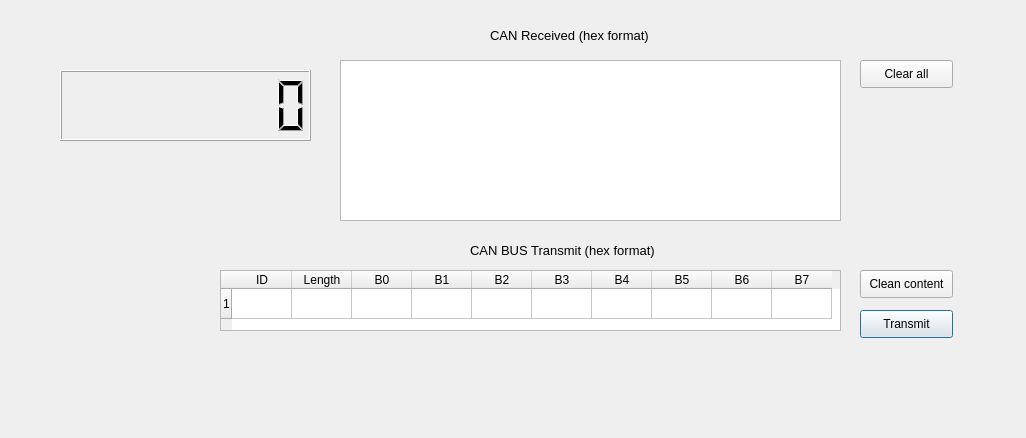
<?xml version="1.0" encoding="UTF-8"?>
<ui version="4.0">
 <class>Dialog</class>
 <widget class="QDialog" name="Dialog">
  <property name="geometry">
   <rect>
    <x>0</x>
    <y>0</y>
    <width>1026</width>
    <height>438</height>
   </rect>
  </property>
  <property name="windowTitle">
   <string>Dialog</string>
  </property>
  <property name="sizeGripEnabled">
   <bool>false</bool>
  </property>
  <widget class="QPushButton" name="button_tx0">
   <property name="geometry">
    <rect>
     <x>860</x>
     <y>310</y>
     <width>93</width>
     <height>28</height>
    </rect>
   </property>
   <property name="text">
    <string>Transmit</string>
   </property>
  </widget>
  <widget class="QTableWidget" name="table_tx">
   <property name="geometry">
    <rect>
     <x>220</x>
     <y>270</y>
     <width>621</width>
     <height>61</height>
    </rect>
   </property>
   <property name="rowCount">
    <number>1</number>
   </property>
   <property name="columnCount">
    <number>10</number>
   </property>
   <attribute name="horizontalHeaderDefaultSectionSize">
    <number>60</number>
   </attribute>
   <row/>
   <column>
    <property name="text">
     <string>ID</string>
    </property>
   </column>
   <column>
    <property name="text">
     <string>Length</string>
    </property>
   </column>
   <column>
    <property name="text">
     <string>B0</string>
    </property>
   </column>
   <column>
    <property name="text">
     <string>B1</string>
    </property>
   </column>
   <column>
    <property name="text">
     <string>B2</string>
    </property>
   </column>
   <column>
    <property name="text">
     <string>B3</string>
    </property>
   </column>
   <column>
    <property name="text">
     <string>B4</string>
    </property>
   </column>
   <column>
    <property name="text">
     <string>B5</string>
    </property>
   </column>
   <column>
    <property name="text">
     <string>B6</string>
    </property>
   </column>
   <column>
    <property name="text">
     <string>B7</string>
    </property>
   </column>
   <item row="0" column="0">
    <property name="text">
     <string/>
    </property>
   </item>
  </widget>
  <widget class="QPushButton" name="button_clr_tx">
   <property name="geometry">
    <rect>
     <x>860</x>
     <y>270</y>
     <width>93</width>
     <height>28</height>
    </rect>
   </property>
   <property name="text">
    <string>Clean content</string>
   </property>
  </widget>
  <widget class="QLabel" name="label_2">
   <property name="geometry">
    <rect>
     <x>470</x>
     <y>240</y>
     <width>311</width>
     <height>20</height>
    </rect>
   </property>
   <property name="font">
    <font>
     <pointsize>10</pointsize>
    </font>
   </property>
   <property name="text">
    <string>CAN BUS Transmit (hex format)</string>
   </property>
  </widget>
  <widget class="QLCDNumber" name="lcdNumber_sec">
   <property name="geometry">
    <rect>
     <x>60</x>
     <y>70</y>
     <width>251</width>
     <height>71</height>
    </rect>
   </property>
   <property name="digitCount">
    <number>8</number>
   </property>
  </widget>
  <widget class="QLabel" name="label_5">
   <property name="geometry">
    <rect>
     <x>490</x>
     <y>20</y>
     <width>251</width>
     <height>31</height>
    </rect>
   </property>
   <property name="font">
    <font>
     <pointsize>10</pointsize>
    </font>
   </property>
   <property name="text">
    <string>CAN Received (hex format)</string>
   </property>
  </widget>
  <widget class="QPushButton" name="button_clr_rx">
   <property name="geometry">
    <rect>
     <x>860</x>
     <y>60</y>
     <width>93</width>
     <height>28</height>
    </rect>
   </property>
   <property name="text">
    <string>Clear all</string>
   </property>
  </widget>
  <widget class="QListWidget" name="listWidget">
   <property name="geometry">
    <rect>
     <x>340</x>
     <y>60</y>
     <width>501</width>
     <height>161</height>
    </rect>
   </property>
  </widget>
 </widget>
 <resources/>
 <connections>
  <connection>
   <sender>button_clr_tx</sender>
   <signal>clicked()</signal>
   <receiver>table_tx</receiver>
   <slot>clear()</slot>
   <hints>
    <hint type="sourcelabel">
     <x>896</x>
     <y>63</y>
    </hint>
    <hint type="destinationlabel">
     <x>620</x>
     <y>345</y>
    </hint>
   </hints>
  </connection>
  <connection>
   <sender>button_clr_rx</sender>
   <signal>clicked()</signal>
   <receiver>listWidget</receiver>
   <slot>clear()</slot>
   <hints>
    <hint type="sourcelabel">
     <x>906</x>
     <y>73</y>
    </hint>
    <hint type="destinationlabel">
     <x>590</x>
     <y>140</y>
    </hint>
   </hints>
  </connection>
 </connections>
</ui>
